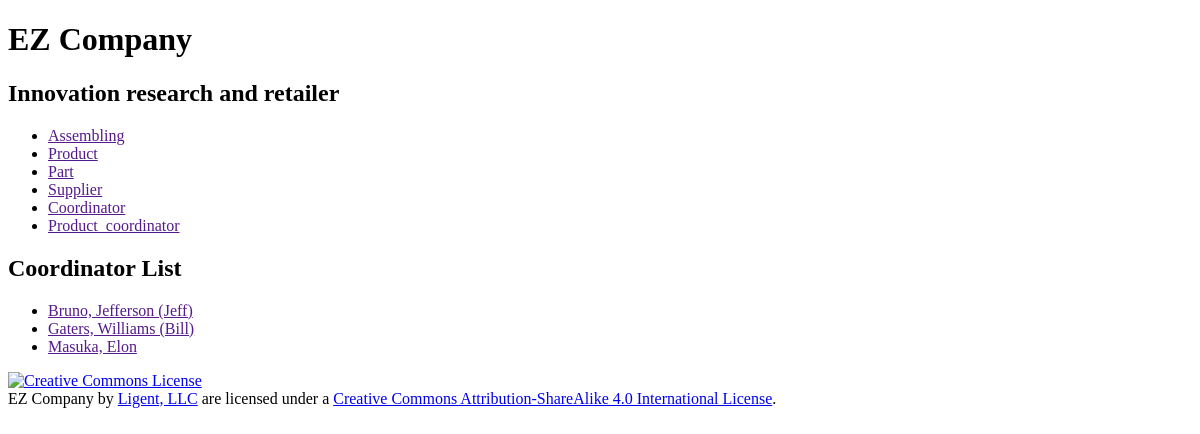
/coordinator/, run on an earlier commit of the app's database.
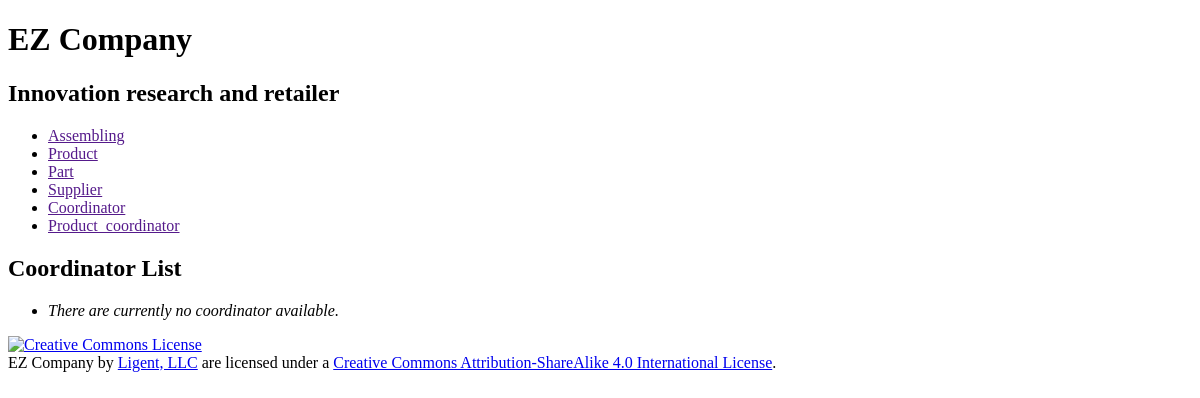
And on a later commit of the database.
### companyinfo/models.py (models this page shows)
class Coordinator(models.Model):
    coordinator_id = models.AutoField(primary_key=True)
    first_name = models.CharField(max_length=45)
    last_name = models.CharField(max_length=45)
    nickname = models.CharField(max_length=45, blank=True, default='')
    def __str__(self):
        result = ''
        if self.nickname == '':
            result = '%s, %s' % (self.last_name, self.first_name)
        else:
            result = '%s, %s (%s)' % (self.last_name, self.first_name, self.nickname)
        return result
    class Meta:
        ordering = ['last_name', 'first_name', 'nickname']
        unique_together = (('last_name', 'first_name', 'nickname'),)

### companyinfo/views.py (the view)
# urls.py: path('coordinator/', coordinator_list_view),
def coordinator_list_view(request):
    coordinator_list = Coordinator.objects.all()
    template = loader.get_template(
        'companyinfo/coordinator_list.html')
    context = {'coordinator_list': coordinator_list}
    output = template.render(context)
    return HttpResponse(output)

### templates/companyinfo/coordinator_list.html (shortened to what this page needs)
{% extends 'companyinfo/base.html' %}
{% block content %}
    <h2>Coordinator List</h2>
    <ul>
        {% for coordinator in coordinator_list %}
            <li>
                <a href="">{{ coordinator }}</a>
            </li>
        {% empty %}
            <li><em>There are currently no coordinator available.</em></li>
        {% endfor %}
    </ul>
{% endblock %}

What changed in the data, as far as the page shows it:
removed Coordinator: nickname+last_name+first_name "Bruno, Jefferson (Jeff)"
removed Coordinator: nickname+last_name+first_name "Gaters, Williams (Bill)"
removed Coordinator: nickname+last_name+first_name "Masuka, Elon"
Also different on the page:
text now shown: "There are currently no coordinator available."
